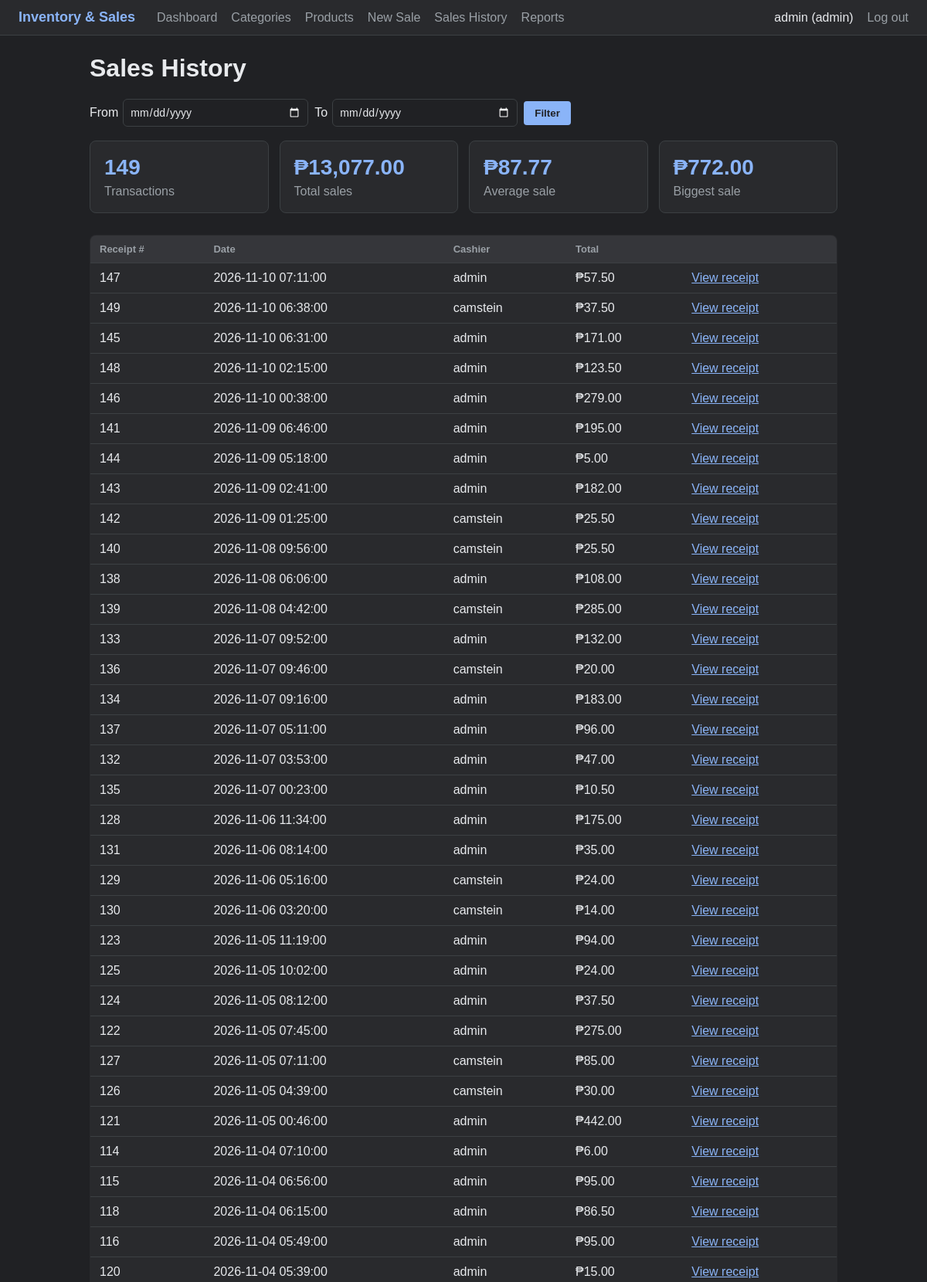
The page /pages/sales_history.php (signed in, upper part) on the database its author committed.
### tables this page shows
CREATE TABLE `sales` (
  `id` int(11) NOT NULL,
  `user_id` int(11) DEFAULT NULL,
  `total` decimal(10,2) DEFAULT NULL,
  `created_at` timestamp NOT NULL DEFAULT current_timestamp()
);

CREATE TABLE `users` (
  `id` int(11) NOT NULL,
  `username` varchar(50) NOT NULL,
  `password` varchar(255) NOT NULL,
  `role` enum('admin','staff') DEFAULT 'staff'
);

### pages/sales_history.php (the view, shortened to what this page needs)
<?php
require '../includes/db.php';
$from = $_GET['from'] ?? '';
$to   = $_GET['to'] ?? '';
$f = $from !== '' ? $from : '2000-01-01';
$t = $to   !== '' ? $to   : '2099-12-31';
$stmt = $conn->prepare(
    "SELECT COUNT(*) AS cnt,
            COALESCE(SUM(total), 0) AS sum_total,
            COALESCE(AVG(total), 0) AS avg_total,
            COALESCE(MAX(total), 0) AS max_total
     FROM sales
     WHERE DATE(created_at) BETWEEN ? AND ?"
);
$stmt->bind_param("ss", $f, $t);
$stmt->execute();
$sum = $stmt->get_result()->fetch_assoc();
$stmt = $conn->prepare(
    "SELECT s.id, s.total, s.created_at, u.username
     FROM sales s LEFT JOIN users u ON u.id = s.user_id
     WHERE DATE(s.created_at) BETWEEN ? AND ?
     ORDER BY s.created_at DESC"
);
$stmt->bind_param("ss", $f, $t);
$stmt->execute();
$rows = $stmt->get_result();
require '../includes/header.php';
?>
<h1>Sales History</h1>
<form method="GET" class="inline-form">
    <label>From <input type="date" name="from" value="<?= htmlspecialchars($from) ?>"></label>
    <label>To <input type="date" name="to" value="<?= htmlspecialchars($to) ?>"></label>
    <button type="submit">Filter</button>
</form>
<div class="cards">
    <div class="card"><span class="num"><?= (int)$sum['cnt'] ?></span><span>Transactions</span></div>
    <div class="card"><span class="num">&#8369;<?= number_format($sum['sum_total'], 2) ?></span><span>Total sales</span></div>
    <div class="card"><span class="num">&#8369;<?= number_format($sum['avg_total'], 2) ?></span><span>Average sale</span></div>
    <div class="card"><span class="num">&#8369;<?= number_format($sum['max_total'], 2) ?></span><span>Biggest sale</span></div>
</div>
<table>
    <tr><th>Receipt #</th><th>Date</th><th>Cashier</th><th>Total</th><th></th></tr>
    <?php while ($r = $rows->fetch_assoc()): ?>
        <tr>
            <td><?= (int)$r['id'] ?></td>
            <td><?= htmlspecialchars($r['created_at']) ?></td>
            <td><?= htmlspecialchars($r['username'] ?? 'unknown') ?></td>
            <td>&#8369;<?= number_format($r['total'], 2) ?></td>
            <td><a href="receipt.php?id=<?= (int)$r['id'] ?>">View receipt</a></td>
        </tr>
    <?php endwhile; ?>
</table>
<?php require '../includes/footer.php'; ?>

### style.css (style rules this page uses)
:root { color-scheme: dark; --bg: #202124; --surface: #292a2d; --raised: #35363a; --line: #3c4043; --text: #e8eaed; --muted: #9aa0a6; --accent: #8ab4f8; --accent-hover: #aecbfa; --on-accent: #202124; --red: #f28b82; --green: #81c995; --amber: #fdd663; --landing-bg: radial-gradient(circle at 20% 15%, rgba(138, 180, 248, 0.18), transparent 45%), linear-gradient(135deg, #202124, #2d2e31); }
* { box-sizing: border-box; }
body { font-family: Arial, Helvetica, sans-serif; margin: 0; background: var(--bg); color: var(--text); }
h1, h2, h3 { color: var(--text); }
a { color: var(--accent); }
.cards { display: grid; grid-template-columns: repeat(auto-fit, minmax(180px, 1fr)); gap: 14px; margin: 18px 0 28px; }
.card { background: var(--surface); border: 1px solid var(--line); border-radius: 8px; padding: 18px; display: flex; flex-direction: column; gap: 6px; color: var(--muted); }
.card .num { font-size: 28px; font-weight: bold; color: var(--accent); }
table { width: 100%; border-collapse: collapse; background: var(--surface); border: 1px solid var(--line); border-radius: 8px; overflow: hidden; }
th, td { padding: 10px 12px; text-align: left; border-bottom: 1px solid var(--line); }
th { background: var(--raised); color: var(--muted); font-size: 13px; }
.inline-form { display: flex; gap: 8px; margin: 16px 0; align-items: center; }
.inline-form input { padding: 8px; min-width: 240px; }
input, select { background: var(--bg); color: var(--text); border: 1px solid var(--line); border-radius: 6px; font-family: inherit; font-size: 14px; }
input::placeholder { color: var(--muted); }
button { background: var(--accent); color: var(--on-accent); border: none; border-radius: 4px; padding: 8px 14px; font-weight: bold; cursor: pointer; }
.inline-form label { display: flex; align-items: center; gap: 6px; }

### rows shown on the page
sales: id "147", created_at "2026-11-10 07:11:00", user.username "admin", total "57.50"
sales: id "149", created_at "2026-11-10 06:38:00", user.username "camstein", total "37.50"
sales: id "145", created_at "2026-11-10 06:31:00", user.username "admin", total "171.00"
sales: id "148", created_at "2026-11-10 02:15:00", user.username "admin", total "123.50"
sales: id "146", created_at "2026-11-10 00:38:00", user.username "admin", total "279.00"
sales: id "141", created_at "2026-11-09 06:46:00", user.username "admin", total "195.00"
sales: id "144", created_at "2026-11-09 05:18:00", user.username "admin", total "5.00"
sales: id "143", created_at "2026-11-09 02:41:00", user.username "admin", total "182.00"
sales: id "142", created_at "2026-11-09 01:25:00", user.username "camstein", total "25.50"
sales: id "140", created_at "2026-11-08 09:56:00", user.username "camstein", total "25.50"
sales: id "138", created_at "2026-11-08 06:06:00", user.username "admin", total "108.00"
sales: id "139", created_at "2026-11-08 04:42:00", user.username "camstein", total "285.00"
sales: id "133", created_at "2026-11-07 09:52:00", user.username "admin", total "132.00"
sales: id "136", created_at "2026-11-07 09:46:00", user.username "camstein", total "20.00"
sales: id "134", created_at "2026-11-07 09:16:00", user.username "admin", total "183.00"
sales: id "137", created_at "2026-11-07 05:11:00", user.username "admin", total "96.00"
sales: id "132", created_at "2026-11-07 03:53:00", user.username "admin", total "47.00"
sales: id "135", created_at "2026-11-07 00:23:00", user.username "admin", total "10.50"
sales: id "128", created_at "2026-11-06 11:34:00", user.username "admin", total "175.00"
sales: id "131", created_at "2026-11-06 08:14:00", user.username "admin", total "35.00"
sales: id "129", created_at "2026-11-06 05:16:00", user.username "camstein", total "24.00"
sales: id "130", created_at "2026-11-06 03:20:00", user.username "camstein", total "14.00"
sales: id "123", created_at "2026-11-05 11:19:00", user.username "admin", total "94.00"
sales: id "125", created_at "2026-11-05 10:02:00", user.username "admin", total "24.00"
sales: id "124", created_at "2026-11-05 08:12:00", user.username "admin", total "37.50"
sales: id "122", created_at "2026-11-05 07:45:00", user.username "admin", total "275.00"
sales: id "127", created_at "2026-11-05 07:11:00", user.username "camstein", total "85.00"
sales: id "126", created_at "2026-11-05 04:39:00", user.username "camstein", total "30.00"
sales: id "121", created_at "2026-11-05 00:46:00", user.username "admin", total "442.00"
sales: id "114", created_at "2026-11-04 07:10:00", user.username "admin", total "6.00"
sales: id "115", created_at "2026-11-04 06:56:00", user.username "admin", total "95.00"
sales: id "118", created_at "2026-11-04 06:15:00", user.username "admin", total "86.50"
sales: id "116", created_at "2026-11-04 05:49:00", user.username "admin", total "95.00"
sales: id "120", created_at "2026-11-04 05:39:00", user.username "admin", total "15.00"

### other values the page prints
$_SESSION['username'] "admin"
$_SESSION['role'] "admin"
$sum['cnt'] "149"
$sum['sum_total'] "13,077.00"
$sum['avg_total'] "87.77"
$sum['max_total'] "772.00"
